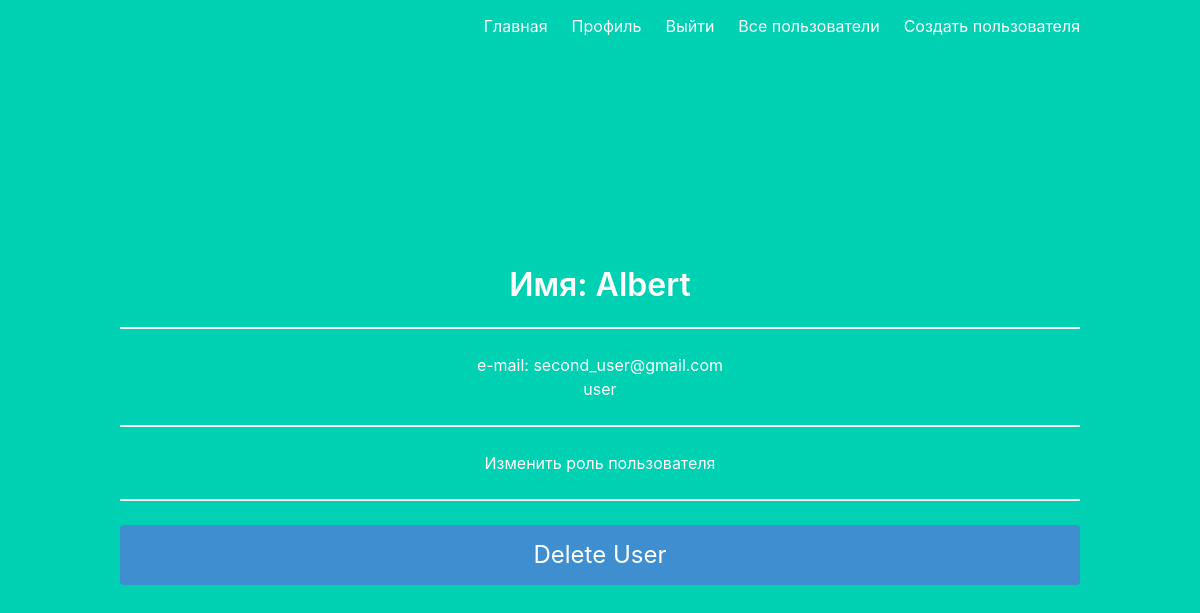
The page /2 (signed in) on the database its author committed.
### models.py (models this page shows, shortened)
class User(db.Model, UserMixin):
    id = db.Column(db.Integer, primary_key=True)
    email = db.Column(db.String(255), unique=True)
    name = db.Column(db.String(80))
    password = db.Column(db.String(100))
    roles = db.Column(db.String(100), default='user')

### auth.py (the view)
@auth.route('/<int:user_id>')
@login_required
def one_user(user_id):
    user = get_user(user_id)
    return render_template('user.html', user=user)

### __init__.py (called while the page is built)
def create_app():
    app = Flask(__name__)
    app.config['SECRET_KEY'] = 'secret-key-goes-here'
    app.config['SQLALCHEMY_DATABASE_URI'] = 'sqlite:///db.sqlite'
    db.init_app(app)
    login_manager = LoginManager()
    login_manager.login_view = 'auth.login'
    login_manager.init_app(app)
    from .models import User
    @login_manager.user_loader
    def load_user(user_id):
        return User.query.get(int(user_id))
    from .auth import auth as auth_blueprint
    app.register_blueprint(auth_blueprint)
    from .main import main as main_blueprint
    app.register_blueprint(main_blueprint)
    return app

### auth.py (called while the page is built)
def get_user(user_id):
    user = db.session.query(User).get(user_id)
    if user is None:
        abort(404)
    return user

### templates/user.html
{% extends "base.html" %}
{% block content %}
    <h3 class="title">Имя: {{ user['name'] }}</h3>
    <hr>
    <h2>{% block title %} e-mail: {{ user['email'] }} {% endblock %}</h2>
    <h4>{{ user['roles'] }}</h4>
    <hr>
    <h1><a href="{{ url_for('auth.edit', user_id=user['id']) }}">
        <span class="badge badge-warning">Изменить роль пользователя</span>
    </a></h1>
<hr>
<form action="{{ url_for('auth.delete', user_id=user['id']) }}" method="POST">
    <input type="submit" value="Delete User"
            class="button is-block is-info is-large is-fullwidth"
            onclick="return confirm('Are you sure you want to delete this user?')">
</form>
{% endblock %}

### rows shown on the page
User: name "Albert", email "second_user@gmail.com", roles "user"
